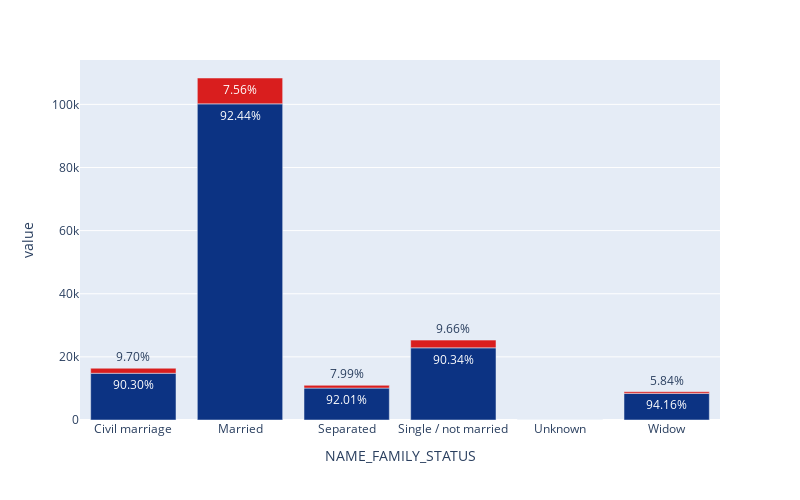

The code cell stored with this chart in its notebook:
### Markdown cell above
A lower degree means a lower chance of returning the loan.

### Code cell
plot_bar(app_train, 'NAME_FAMILY_STATUS')

### Figure 1 — Plotly figure (JSON) as saved in the notebook; plotly's stock layout.template omitted (floating-point values rounded to 4 significant figures)
{"data": [{"alignmentgroup": "True", "hovertemplate": "NAME_FAMILY_STATUS=%{x}<br>value=%{y}<br>text=%{text}<br>TARGET=%{marker.color}<extra></extra>", "legendgroup": "", "marker": {"color": [0, 1, 0, 1, 0, 1, 0, 1, 0, 1, 0, 1], "coloraxis": "coloraxis", "pattern": {"shape": ""}}, "name": "", "offsetgroup": "", "orientation": "v", "showlegend": false, "text": ["90.30%", "9.70%", "92.44%", "7.56%", "92.01%", "7.99%", "90.34%", "9.66%", "100.00%", "0.00%", "94.16%", "5.84%"], "textposition": "auto", "type": "bar", "x": ["Civil marriage", "Civil marriage", "Married", "Married", "Separated", "Separated", "Single / not married", "Single / not married", "Unknown", "Unknown", "Widow", "Widow"], "xaxis": "x", "y": [14813, 1592, 100160, 8194, 10115, 878, 22867, 2445, 1, 0, 8413, 522], "yaxis": "y"}], "layout": {"autosize": false, "barmode": "relative", "coloraxis": {"colorbar": {"title": {"text": "TARGET"}}, "colorscale": [[0, "rgb(12,51,131)"], [0.25, "rgb(10,136,186)"], [0.5, "rgb(242,211,56)"], [0.75, "rgb(242,143,56)"], [1, "rgb(217,30,30)"]], "showscale": false}, "height": 500, "legend": {"title": {"text": "Legend Heading"}, "tracegroupgap": 0}, "margin": {"t": 60}, "showlegend": true, "width": 800, "xaxis": {"anchor": "y", "domain": [0, 1], "title": {"text": "NAME_FAMILY_STATUS"}}, "yaxis": {"anchor": "x", "domain": [0, 1], "title": {"text": "value"}}}}
